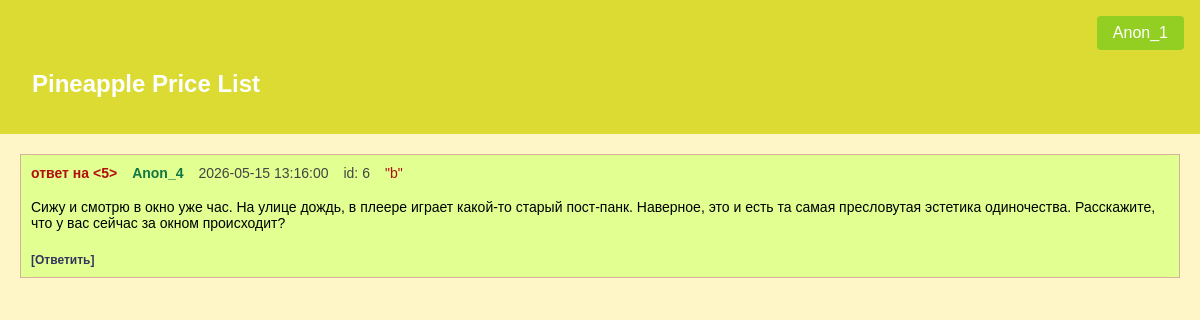
The app's page /post/6/ (signed in) with its own data.
### data/users.py (models this page shows, shortened)
class User(SqlAlchemyBase, UserMixin):
    __tablename__ = 'users'
    name = sqlalchemy.Column(sqlalchemy.String, nullable=False, primary_key=True, unique=True)
    description = sqlalchemy.Column(sqlalchemy.String, nullable=True)
    picture = sqlalchemy.Column(sqlalchemy.BLOB, nullable=True)
    hashed_password = sqlalchemy.Column(sqlalchemy.String, nullable=False)

### data/posts.py (models this page shows)
class Post(SqlAlchemyBase):
    __tablename__ = 'posts'
    id = sqlalchemy.Column(sqlalchemy.Integer, primary_key=True, autoincrement=True, unique=True, nullable=False)
    reply_to = sqlalchemy.Column(sqlalchemy.Integer, nullable=False)
    content = sqlalchemy.Column(sqlalchemy.String, nullable=False)
    image = sqlalchemy.Column(sqlalchemy.BLOB, nullable=True)
    file = sqlalchemy.Column(sqlalchemy.String, nullable=True)
    created_date = sqlalchemy.Column(sqlalchemy.Integer, default=datetime.datetime.now)
    board_on = sqlalchemy.Column(sqlalchemy.String, sqlalchemy.ForeignKey('boards.name'))
    board = orm.relationship('Board')
    created_by = sqlalchemy.Column(sqlalchemy.String, sqlalchemy.ForeignKey('users.name'))
    user = orm.relationship('User')

### main.py (the view, shortened to what this page needs)
@app.route('/post/<int:post_id>')
@app.route('/post/<int:post_id>/')
def show_post(post_id):
    post = db_sess.query(Post).filter(Post.id == post_id).first()
    if post is None:
        abort(404)
    d = {'id': post.id, 'reply_to': post.reply_to, 'content': post.content,
         'image': base64.b64encode(post.image).decode('utf-8') if post.image else None, 'file': post.file,
         'created_date': datetime.datetime.fromtimestamp(post.created_date / 1000.0),
         'board_on': post.board_on, 'created_by': post.created_by}
    replies = db_sess.query(Post).filter(Post.reply_to == post_id).order_by(Post.created_date.desc()).all()
    repl = []
    return render_template('post.html', title='Пост №' + str(post.id), d=d, repl=repl)

### main.py (called while the page is built)
def format_greentext(text):
    if not text:
        return ''
    safe_text = str(escape(text))
    lines = safe_text.split('\n')
    formatted_lines = []
    for line in lines:
        if line.startswith('&gt;'):
            formatted_lines.append(f'<span class="greentext">{line}</span>')
        else:
            formatted_lines.append(line)
    return '\n'.join(formatted_lines)

@login_manager.user_loader
def load_user(name):
    return db_sess.get(User, name)

### templates/post.html (shortened to what this page needs)
{% extends 'base.html' %}
{% block content %}
<div class="thread-start">
    <div class="post-info">
        {% if d['reply_to'] == -1 %}
        <a class="ans-src" href="/board/{{ d['board_on'] }}">
            <span class="reply-to">тред на "{{ d['board_on'] }}"</span>
        </a>
        {% else %}
        <a class="ans-src" href="/post/{{ d['reply_to'] }}">
            <span class="reply-to">ответ на <{{ d['reply_to'] }}></span>
        </a>
        {% endif %}
        <a class="usr-src" href="/user/{{ d['created_by'] }}"><span class="poster-name">{{ d['created_by'] }}</span></a>
        <span class="post-date">{{ d['created_date'] }}</span>
        <span class="post-id">id: {{ d['id'] }}</span>
        <a class="ans-src" href="/board/{{ d['board_on'] }}">"{{ d['board_on'] }}"</a>
    </div>
    <div class="post-body">
        <blockquote class="post-message">{{ d['content'] | greentext | safe }}</blockquote>
    </div>
    <div class="post-actions">
        {% if current_user.is_authenticated %}
        <a href="/post/{{ d['id'] }}/reply">
            <button type="button">Ответить</button>
        </a>
        {% else %}
        <p class="error">Отвечать могут только зарегистрированные пользователи</p>
        {% endif %}
    </div>
</div>
{% endblock %}

### templates/base.html (shortened to what this page needs)
<!DOCTYPE html>
<html lang="en">
<head>
    <link rel="stylesheet" href="{{ url_for('static', filename='css/style.css') }}">
</head>
<body>
<nav class="navbar">
    <ul>
        {% if current_user.is_authenticated %}
        <a id="username" href="/user/{{ current_user.name }}">{{ current_user.name }}</a>
        {% else %}
        <p>
            <a href="/login">Вход</a>
            <a href="/register">Регистрация</a>
        </p>
        {% endif %}
    </ul>
    <h1><a href="/">Pineapple Price List</a></h1>
</nav>
{% block content %}
{% endblock %}
</body>
</html>

### static/css/style.css (style rules this page uses)
html, body { margin: 0; padding: 0; font-family: sans-serif; }
body { background-color: #fff6c7; }
nav { background-color: #dbdb34; padding: 1rem; }
button { background: none; border: none; color: #34345c; font-weight: bold; cursor: pointer; padding: 0; }
button::before { content: "["; }
button::after { content: "]"; }
nav ul { list-style: none; margin: 0; padding: 0; display: flex; justify-content: right; gap: 20px; }
nav a { text-decoration: none; color: white; font-family: Arial, sans-serif; padding: 0.5rem 1rem; transition: background 0.3s; }
#username { background-color: #93cf23; border-radius: 4px; }
.thread-start { background-color: #e2ff92; border: 1px solid #d9af9e; padding: 10px; margin: 20px; display: inline-block; min-width: 500px; font-size: 14px; }
.post-info { margin-bottom: 8px; display: flex; gap: 15px; }
.poster-name { color: #117743; font-weight: bold; }
.reply-to { color: #b10e0e; font-weight: bold; }
.post-id, .post-date { color: #444; }
.post-message { margin: 0; padding: 10px 0; white-space: pre-wrap; }
.post-actions { clear: both; padding-top: 0px; margin-bottom: 0px; display: flex; gap: 15px; }
.post-actions a { clear: both; padding-top: 10px; text-decoration: none; }
button { font-size: 12px; cursor: pointer; }
.ans-src { color: #b10e0e; text-decoration: none; }
.usr-src { color: #117743; text-decoration: none; }

### records on screen
User: name "Anon_1"
Post: created_by "Anon_4", content|greentext "Сижу и смотрю в окно уже час. На улице дождь, в плеере играет какой-то старый пост-панк. Наверное, это и есть та самая пресловутая эстетика одиночества. Расскажите, что у вас сейчас за окном происходит?"

### other values on screen
{{ d['reply_to'] }} "5"
{{ d['created_date'] }} "2026-05-15 13:16:00"
{{ d['id'] }} "6"
{{ d['board_on'] }} "b"
